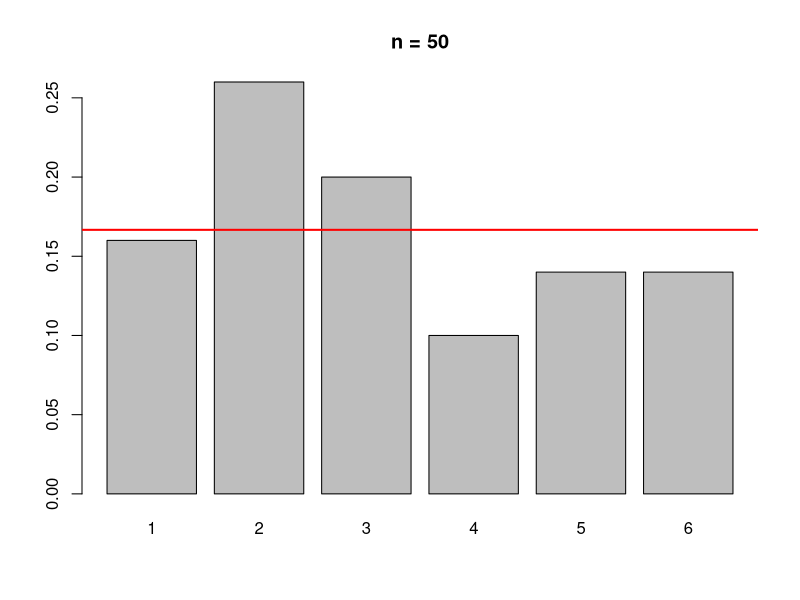
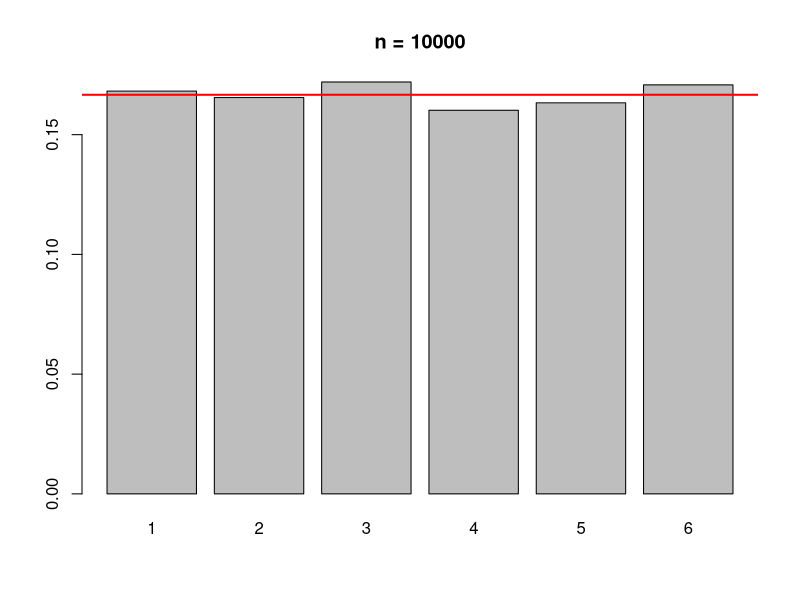

The R script that drew these images, in order:
## ---- chunk 1
knitr::opts_chunk$set(echo = TRUE, eval = TRUE)
## ---- chunk 2
2 + 2

sqrt(16)

1 + 2 * 4

(1 + 2) * 4

3 + 5; 3 + 6  # las órdenes se separan por ;

pi  # R conoce pi
## ---- chunk 3
datos <- c(1, 5, 10, 3)

min(datos)
max(datos)
which.min(datos)
which.max(datos)
range(datos)
mean(datos)
median(datos)
sum(datos)

2 * datos

datos == 5
datos == 5 & datos == 1
datos == 5 | datos == 1

3 < 2
2 < 3 & 4 < 1
2 < 3 | 4 < 1
## ---- chunk 4
resultado_suma           <- 5 + 3
resultado_resta          <- 10 - 2
resultado_multiplicacion <- 4 * 6
resultado_division       <- 20 / 5
resultado_potenciacion   <- 2^3

print(resultado_suma)

## ---- chunk 5
x1 <- TRUE                                # logical
x2 <- 3L                                  # integer
x3 <- 3.4                                 # numeric
x5 <- "Esto es una cadena de caracteres"  # character

ls.str()

# Conversiones
as.integer(x1)
as.integer(x3)

# Comprobaciones
is.integer(x1)
is.logical(x1)
is.integer(x2)

## ---- chunk 6
x <- c(4.1 , 5, 6.35)
x
print(x)
x <- c(7, x, 2)
x # Imprime el vector
mode(x) # Devuelve el tipo de datos del vector
length(x) # Devuelve el número de elementos del vector

y <- c("Hola", "Adios")
y
mode(y)

y <- c(y, x, TRUE)
y
mode(y)
length(y)
## ---- chunk 7
mi_vector <- c(8, 9, 3, 4, 5)
elemento <- mi_vector[2]
elemento
mode(mi_vector)
## ---- chunk 8
(x <- 1:5) 
# El operador : genera una secuencia de enteros consecutivos entre dos valores. Los paréntesis exteriores hacen que el resultado se imprima automáticamente.

seq(1, 5, 0.5)

seq(from = 1, to = 5, length = 6)

sample(1:6, size = 10, replace = TRUE)  # secuencias aleatorias
## ---- chunk 9
# Crear una matriz 3x3
matrix(1:9, nrow = 3, ncol = 3)
## ---- chunk 10

# Acceder al elemento en la segunda fila y tercera columna
mi_matriz = matrix(1:9, nrow = 3,  ncol = 3)
print(mi_matriz)
elemento <- mi_matriz[2, 3]
print("**-------**")
print(elemento)
## ---- chunk 11

matrix(1:8, nr = 2, nc = 4)
## ---- chunk 12

matrix(1:8, 2, 4)               # por columnas (como Fortran)

## ---- chunk 13

matrix(1:8, 2, 4, byrow = TRUE) # por filas
## ---- chunk 14

x <- matrix(1:6, 2, 3)
x
x[2, ]    # segunda fila
x[, 2]    # segunda columna
x[1, 1:2] # primera fila, columnas 1ª y 2ª
## ---- chunk 15
x <- array(1:24, dim = c(4, 3, 2))
x

x1 <- x[, , 1]; x1
x2 <- x[, 2, 1]; x2

cbind(x, c(50, 55))
rbind(x, c(50, 55, 60))
## ---- chunk 16
# Crear dos matrices
matriz_a <- matrix(1:4, nrow = 2)
matriz_b <- matrix(5:8, nrow = 2)

print(matriz_a)
print(matriz_b)

# Sumar las matrices
resultado_suma <- matriz_a + matriz_b
print(resultado_suma)

# Multiplicar las matrices (producto matricial)
resultado_multiplicacion <- matriz_a %*% matriz_b

print(resultado_multiplicacion)

# Transpuesta
mi_matriz <- matrix(1:6, nrow = 2)
print(mi_matriz)
matriz_transpuesta <- t(mi_matriz)
print(matriz_transpuesta)
## ---- chunk 17
temperatura <- c(20.37, 18.56, 18.4, 21.96, 29.53, 28.16,
                 36.38, 36.62, 40.03, 27.59, 22.15, 19.85)
humedad     <- c(88, 86, 81, 79, 80, 78, 71, 69, 78, 82, 85, 83)
lluvia      <- c(72, 33.9, 37.5, 36.6, 31, 16.6, 1.2, 6.8,
                 36.8, 30.8, 38.5, 22.7)

datos <- cbind(temperatura, humedad, lluvia)

rownames(datos) <- c("enero", "febrero", "marzo", "abril", "mayo",
                     "junio", "julio", "agosto", "septiembre",
                     "octubre", "noviembre", "diciembre")
colnames(datos)
datos

# Dimensiones
dim(datos)
nrow(datos)
ncol(datos)
## ---- chunk 18
temperatura <- c(20.37, 18.56, 18.4, 21.96, 29.53, 28.16,
                 36.38, 36.62, 40.03, 27.59, 22.15, 19.85)
humedad     <- c(88, 86, 81, 79, 80, 78, 71, 69, 78, 82, 85, 83)
lluvia      <- c(72, 33.9, 37.5, 36.6, 31, 16.6, 1.2, 6.8,
                 36.8, 30.8, 38.5, 22.7)
mes         <- c("enero", "febrero", "marzo", "abril", "mayo", "junio",
                 "julio", "agosto", "septiembre", "octubre",
                 "noviembre", "diciembre")

datos <- data.frame(mes, temperatura, humedad, lluvia)

print(datos)

# Acceder a una columna (temperatura)
datos$temperatura

# Acceder a una columna (lluvia)
datos$lluvia

# Resumen estadístico
summary(datos)
## ---- chunk 19

# RStudio viene con una serie de tablas de ejemplo

data()        # listado de conjuntos de datos disponibles

data(cars)     # Acceso a los datos de cars
head(cars)    # Visualiza las primeras filas del dataframe
tail(cars)     # Visualiza las últimas filas del dataframe
## ---- chunk 20
# Definir una función: suma de dos 

mifuncion <- function(a,b) 
{
  resultado <- a-b
  return(resultado)
}

# Llamar a la función
x = mifuncion(7,2)
print(x)
## ---- chunk 21
# Definir una función: suma de dos números
suma_dos_numeros <- function(a, b) {
  resultado <- a + b
  return(resultado)
}

# Llamar a la función
(resultado_suma <- suma_dos_numeros(5, 3))
## ---- chunk 22
# Números enteros aleatorios entre 1 y 100
numeros_enteros <- sample(1:100, 7, replace = TRUE)
numeros_enteros

# Distribución uniforme [0, 1]
numeros_aleatorios <- runif(10)
numeros_aleatorios

# Distribución Normal (media=0, sd=1)
datos_normal <- rnorm(100, mean = 0, sd = 1)

# Distribución Exponencial (tasa=0.1)
datos_exp <- rexp(50, rate = 0.1)

# Distribución de Poisson (lambda=2)
datos_poisson <- rpois(30, lambda = 2)

# Distribución Binomial (n=10 ensayos, p=0.3)
datos_binom <- rbinom(20, size = 10, prob = 0.3)
## ---- chunk 23
dado <- function(n) {
  resultados   <- seq(1, 6)
  lanzamientos <- sample(resultados, n, rep = TRUE)
  frecuencias  <- table(lanzamientos) / n

  barplot(frecuencias, main = paste("n =", n))
  abline(h = 1/6, col = "red", lwd = 2)

  return(round(frecuencias, 3))
}

# Lanzar el dado 30 veces
dado(50)

# Lanzar el dado 10000 veces — ¿qué ocurre?
dado(10000)
## ---- chunk 24
# Escribe aquí tu función...
